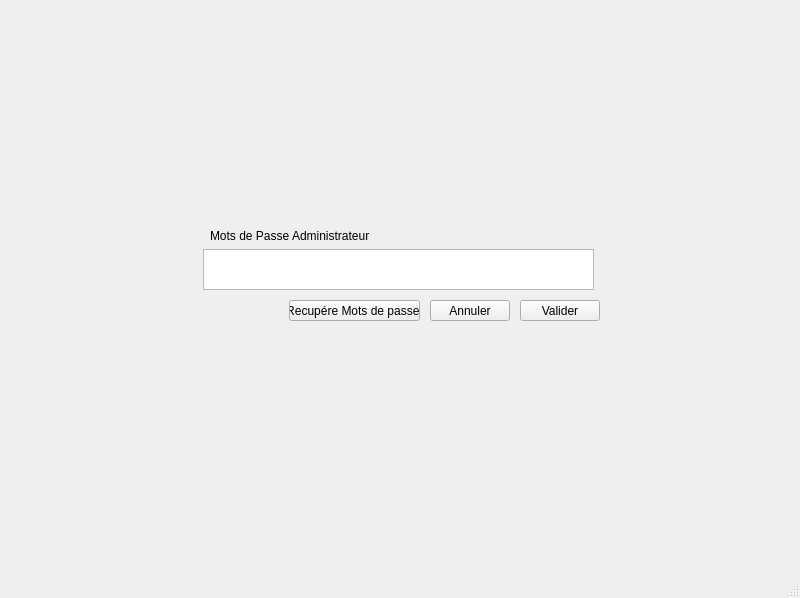
<?xml version="1.0" encoding="UTF-8"?>
<ui version="4.0">
 <class>MainWindow</class>
 <widget class="QMainWindow" name="MainWindow">
  <property name="geometry">
   <rect>
    <x>0</x>
    <y>0</y>
    <width>800</width>
    <height>598</height>
   </rect>
  </property>
  <property name="windowTitle">
   <string>MainWindow</string>
  </property>
  <widget class="QWidget" name="centralwidget">
   <widget class="QPushButton" name="valideBp">
    <property name="geometry">
     <rect>
      <x>520</x>
      <y>300</y>
      <width>80</width>
      <height>21</height>
     </rect>
    </property>
    <property name="text">
     <string>Valider</string>
    </property>
   </widget>
   <widget class="QPushButton" name="recupBp">
    <property name="geometry">
     <rect>
      <x>289</x>
      <y>300</y>
      <width>131</width>
      <height>21</height>
     </rect>
    </property>
    <property name="text">
     <string>Recupére Mots de passe </string>
    </property>
   </widget>
   <widget class="QPushButton" name="annuleBp">
    <property name="geometry">
     <rect>
      <x>430</x>
      <y>300</y>
      <width>80</width>
      <height>21</height>
     </rect>
    </property>
    <property name="text">
     <string>Annuler</string>
    </property>
   </widget>
   <widget class="QTextEdit" name="textEdit">
    <property name="geometry">
     <rect>
      <x>203</x>
      <y>249</y>
      <width>391</width>
      <height>41</height>
     </rect>
    </property>
    <property name="readOnly">
     <bool>false</bool>
    </property>
    <property name="html">
     <string>&lt;!DOCTYPE HTML PUBLIC &quot;-//W3C//DTD HTML 4.0//EN&quot; &quot;http://www.w3.org/TR/REC-html40/strict.dtd&quot;&gt;
&lt;html&gt;&lt;head&gt;&lt;meta name=&quot;qrichtext&quot; content=&quot;1&quot; /&gt;&lt;style type=&quot;text/css&quot;&gt;
p, li { white-space: pre-wrap; }
&lt;/style&gt;&lt;/head&gt;&lt;body style=&quot; font-family:'MS Shell Dlg 2'; font-size:8.25pt; font-weight:400; font-style:normal;&quot;&gt;
&lt;p style=&quot;-qt-paragraph-type:empty; margin-top:0px; margin-bottom:0px; margin-left:0px; margin-right:0px; -qt-block-indent:0; text-indent:0px;&quot;&gt;&lt;br /&gt;&lt;/p&gt;&lt;/body&gt;&lt;/html&gt;</string>
    </property>
    <property name="cursorWidth">
     <number>1</number>
    </property>
   </widget>
   <widget class="QLabel" name="label">
    <property name="geometry">
     <rect>
      <x>210</x>
      <y>220</y>
      <width>381</width>
      <height>31</height>
     </rect>
    </property>
    <property name="text">
     <string>Mots de Passe Administrateur</string>
    </property>
   </widget>
  </widget>
  <widget class="QMenuBar" name="menubar">
   <property name="geometry">
    <rect>
     <x>0</x>
     <y>0</y>
     <width>800</width>
     <height>20</height>
    </rect>
   </property>
  </widget>
  <widget class="QStatusBar" name="statusbar"/>
 </widget>
 <resources/>
 <connections/>
</ui>
